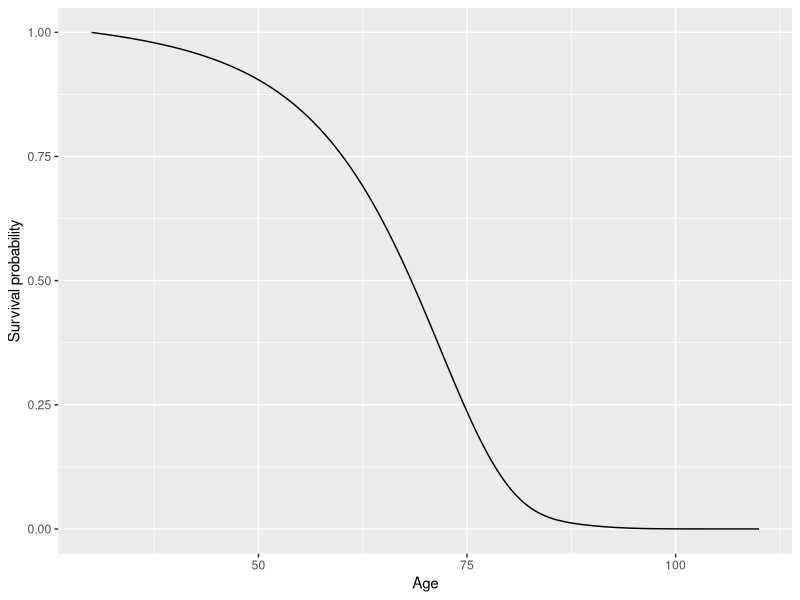

Generate this figure with R:
## ---- chunk 1
knitr::opts_chunk$set(echo = TRUE)
## ---- chunk 2
#required libraries: 
library(tidyverse)
library(scales)
## ---- chunk 3
#0: alive, 1: disabeld, 2: critcally ill, 3: dead 
lambda <- function(t){
  
  #constants given in exercise:
  a1 <- 4*10**(-4)
  b1 <- 3.4674*10**(-6)
  c1 <- 0.138155 
  a2 <- 5*10**(-4)
  b2 <- 7.5858*10**(-5)
  c2 <- 0.08749
  
  #alive
  m01 <- a1 + b1*exp(c1*t)
  m02 <- 0.05*m01 
  m03 <- a2 + b2*exp(c2*t)
  m00 <- -(m01 + m02 + m03)
  
  #disabeld
  m10 <- 0.1*m01 
  m12 <- m02 
  m13 <- m03 
  m11 <- -(m10 + m12 + m13)
  
  #critically ill
  m23 <- 1.2*m13
  m21 <- 0 
  m20 <- 0 
  m22 <- -(m23 + m21 +m20)

  m30 <- m31 <- m32 <- m33 <- 0
  trans_rates <- c(m00, m01, m02, m03, m10, m11, m12, m13, m20, m21,m22,m23, m30, m31,m32,m33)
  
  L <- matrix(trans_rates, nrow=4, byrow=TRUE)
  
  return(L)
}
## ---- chunk 4
field <- function(t,M){
  return(M%*%lambda(t))
}

#field(t0, P0)

Euler <- function(t0,P0,h,tn){
  if(t0==tn){ return(P0)}
  N <- (tn-t0)/h
  D <- dim(P0)[1] #gives dimension of mxn matrix dim = c(m,n)
  #Initial condition at s
  P <- array(diag(D*(N+1)), dim=c(D,D,N+1))
  #First iteration
  P[,,1] <- P0 + h*field(t0,P0)
  
  
  for(n in 1:N){
    P[,,n+1] <- P[,,n]+h*field(t0+n*h,P[,,n])
  }
  return(P) #returns array, array(data , dim= c(3,3,2)), this stores 2 3x3 matricies
}

t0 <- 30       #start age
P0 <- diag(4)  #initial start with P(s,s) = I
tn <- 110      #end age
h <- 1/12      #step size 
N <- (tn-t0)/h #number of steps

sol <- Euler(t0,P0,h,tn) #contains ages transition probs from 30 to 110
#p_surv(30,75): 
sol[1,1, ][12*35]

## ---- chunk 5
a <- seq(30, 110, length = length(sol[1,1, ]))
b <- sol[1,1, ]


df <- data.frame(a,b)
colnames(df) <- c("age", "survival_prob")

fig <- df %>% 
  ggplot(aes(x = age, y = survival_prob)) + 
  geom_line() + 
  scale_y_continuous() + 
  xlab("Age") + 
  ylab("Survival probability") 

fig
## ---- chunk 6
T <- 10     #length of contract
x <- 60     #age of insured
D <- 20000  #disability pension while disabeld
B <- 50000  #death benefit 
r <- 0.05   #intensity rate
## ---- chunk 7
#states 0:alive, 1:disabled, 2:dead

mu01 <- function(u){
  a1 <- 4*10^{-4}
  b1 <- 3.4674*10^{-6}
  c1 <- 0.138755
  return(a1 + b1*exp(c1*u))
}

mu02 <- function(u){
  a2 <- 5*10^{-4}
  b2 <- 7.5858*10^{-5}
  c2 <- 0.087498
  return(a2 + b2*exp(c2*u))
}

mu12 <- function(u){
  return(mu02(u))
}

mu10 <- function(u){
  return(0.1*mu01(u))
}

## ---- chunk 8
#a.e. derivative of a_{\diamond}(t)
dis_dot <- function(t){
  if(t >= 0 && t<T){ return(D) }
  if(t >= T){ return(0) }
}

#PV of policy V0 and V1
h <- 1/12
N <- T/h

PV_act <- PV_dis <- rep(0,N+1)
PV_act[N+1] <- PV_dis[N+1] <- 0 #by construction of contract

for(i in N:1){
  PV_act[i] <- PV_act[i+1] - h*(r*PV_act[i+1]
                                - mu01(x+(i+1)*h)*(PV_dis[i+1]-PV_act[i+1])
                                - mu02(x+(i+1)*h)*(B-PV_act[i+1])
                                )
  
  PV_dis[i] <- PV_dis[i+1] - h*(r*PV_dis[i+1]- dis_dot((i+1)*h)
                                - mu10(x+(i+1)*h)*(PV_act[i+1]-PV_dis[i+1])
                                + mu12(x+(i+1)*h)*PV_dis[i+1]
                                )
} 
## ---- chunk 9
pi0 <- PV_act[1]
pi0
## ---- chunk 10
#a.e derivative a_{*}:
a_dot_prem1 <- function(t){
  if(t >= 0 && t < T){ return(-1) }
  if(t >= T){ return(0) }
}

PV_prem1_act <- PV_prem1_dis <- rep(0,N+1)
PV_prem1_act[N+1] <- PV_prem1_dis[N+1] <- 0 #follows from contract 

for(i in N:1){
  PV_prem1_act[i] <- PV_prem1_act[i+1] - h*(r*PV_prem1_act[i+1] - a_dot_prem1((i+1)*h)
                                - mu01(x+(i+1)*h)*(PV_prem1_dis[i+1]-PV_prem1_act[i+1])
                                + mu02(x+(i+1)*h)*(PV_prem1_act[i+1])
                                )
  
  PV_prem1_dis[i] <- PV_prem1_dis[i+1] - h*(r*PV_prem1_dis[i+1] 
                                - mu10(x+(i+1)*h)*(PV_prem1_act[i+1]-PV_prem1_dis[i+1])
                                + mu12(x+(i+1)*h)*PV_prem1_dis[i+1]
                                )
}
PV_prem1_act[1]
## ---- chunk 11
pi0

yearly_premium <- (-1)*pi0/PV_prem1_act[1]
yearly_premium
## ---- chunk 12
x <- 40 
T <- 20 
E <- 115000
B <- 220000
r <- 0.03 
## ---- chunk 13
#0:alive, 1:dead

mu01_x <- function(t){
  return(0.0018 + 0.0004*t)
}

p_surv_x <- function(t,s){
  f <- mu01_x
  integral <- integrate(f, lower = t, upper = s)$value
  return(exp((-1)*integral))
}

## ---- chunk 14
V2 <- rep(0,T+1) 
V2[T+1] <- E^{2}

for(n in (T-1):0){
  V2[n+1] <- exp(-2*r)*(p_surv_x(n,n+1)*V2[n+2] + B^{2}*(1-p_surv_x(n,n+1)))
}
V2
